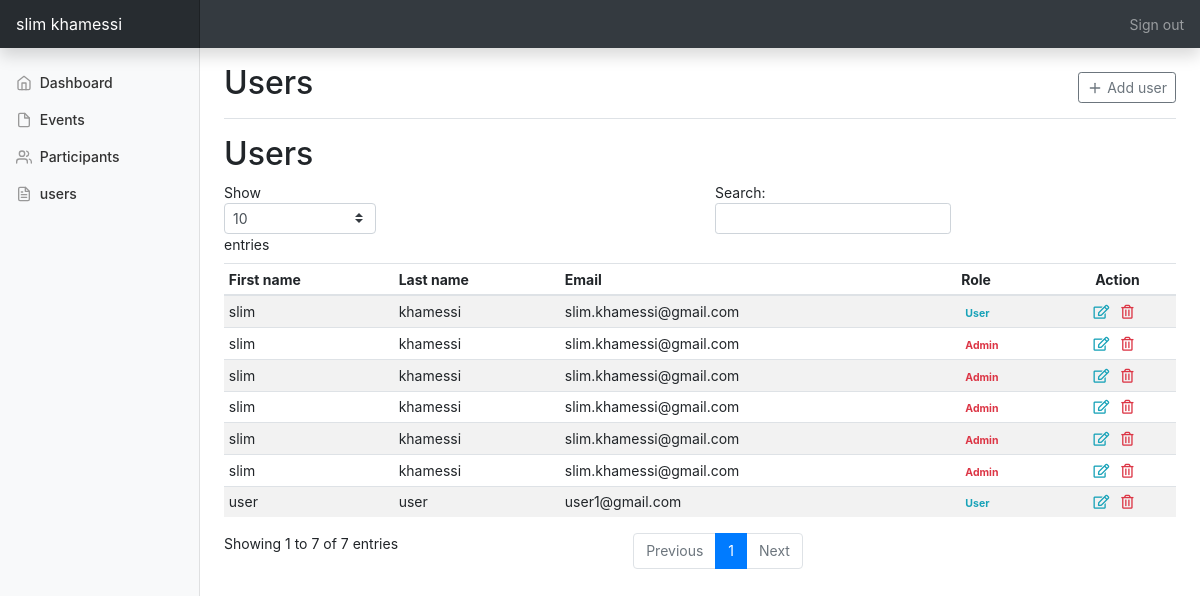
/users.php (signed in), run on the app's committed database.
### tables this page shows
CREATE TABLE IF NOT EXISTS `usres` (
  `id` int NOT NULL AUTO_INCREMENT,
  `first_name` varchar(40) NOT NULL,
  `last_name` varchar(40) NOT NULL,
  `role` int NOT NULL,
  `email` varchar(100) NOT NULL,
  `password` varchar(150) NOT NULL,
  `type` int NOT NULL,
  `image` varchar(250) DEFAULT NULL,
  PRIMARY KEY (`id`)
);

### users.php (the view, shortened to what this page needs)
<?php
include 'db.php';
include 'functions.php';
$page = 'users';
$users = $db->query("select * from usres order by id DESC");
?>
<?php include 'header.php'?>
<main role="main" class="col-md-9 ml-sm-auto col-lg-10 px-md-4">
    <div class="d-flex justify-content-between flex-wrap flex-md-nowrap align-items-center pt-3 pb-2 mb-3 border-bottom">
        <h1 class="h2">Users</h1>
        <div class="btn-toolbar mb-2 mb-md-0">
            <a href="addUser.php" type="button" class="btn btn-sm btn-outline-secondary">
                <span data-feather="plus"></span>
                Add user
            </a>
        </div>
    </div>
    <h2>Users</h2>
    <div>
        <table class="table table-striped table-sm" id="events" width="100%" >
            <thead>
            <tr>
                <th>First name</th>
                <th>Last name</th>
                <th>Email</th>
                <th>Role</th>
                <th class="text-center">Action</th>
            </tr>
            </thead>
            <tbody>
            <?php while($row = $users->fetch_object()) { ?>
                <tr>
                    <td><?=$row->first_name?></td>
                    <td><?=$row->last_name?></td>
                    <td><?=$row->email?></td>
                    <td><?=get_role($row->role)?></td>
                    <td class="text-center">
                        <?php if($_SESSION['role']==1){ ?>
                            <a href="editUser.php?id=<?=$row->id?>"><i class="far fa-edit mr-2 text-info"></i></a>
                            <a href="?id=<?=$row->id?>" onclick="return confirm('Are you sure you want to delete this user?');"> <i class="far fa-trash-alt text-danger mr-2"></i></a>
                        <?php }?>
                    </td>
                </tr>
            <?php } ?>
            </tbody>
        </table>
    </div>
</main>
<?php include 'footer.php'?>

### header.php (shortened to what this page needs)
<!doctype html>
<html lang="en">
<head>
    <link href="https://getbootstrap.com/docs/4.6/dist/css/bootstrap.min.css" rel="stylesheet">
    <link rel="stylesheet" href="https://pro.fontawesome.com/releases/v5.10.0/css/all.css"/>
    <link href="assets/css/dashboard.css" rel="stylesheet">
</head>
<body>
<nav class="navbar navbar-dark sticky-top bg-dark flex-md-nowrap p-0 shadow">
    <a class="navbar-brand col-md-3 col-lg-2 mr-0 px-3" href="profile.php"><?php echo $_SESSION['username'] ?></a>
    <ul class="navbar-nav px-3">
        <li class="nav-item text-nowrap">
            <a class="nav-link" href="logout.php">Sign out</a>
        </li>
    </ul>
</nav>
<div class="container-fluid">
    <div class="row">
        <nav id="sidebarMenu" class="col-md-3 col-lg-2 d-md-block bg-light sidebar collapse">
            <div class="sidebar-sticky pt-3">
                <ul class="nav flex-column">
                    <li class="nav-item">
                        <a class="nav-link <?php if($page =='dashboard'){echo 'active';} ?>" href="dashboard.php">
                            <span data-feather="home"></span>
                            Dashboard <span class="sr-only">(current)</span>
                        </a>
                    </li>
                    <li class="nav-item <?php if($page =='events'){echo 'active';} ?>">
                        <a class="nav-link" href="dashboard.php">
                            <span data-feather="file"></span>
                            Events
                        </a>
                    </li>
                    <li class="nav-item <?php if($page =='participants'){echo 'active';} ?>"">
                        <a class="nav-link " href="participants.php">
                            <span data-feather="users"></span>
                            Participants
                        </a>
                    </li>
                </ul>
                <ul class="nav flex-column mb-2">
                    <li class="nav-item">
                        <a class="nav-link" href="users.php">
                            <span data-feather="file-text"></span>
                            users
                        </a>
                    </li>
                </ul>
            </div>
        </nav>

### functions.php (shortened to what this page needs)
<?php
function get_role($role){
        if($role==0){
            return  "<span class='badge text-info'>User</span>";
        }
        return "<span class='badge text-danger'>Admin</span>";
}

### footer.php (shortened to what this page needs)
</div>
</div>
</body>
</html>

### assets/css/dashboard.css (style rules this page uses)
body { font-size: .875rem; }
.feather { width: 16px; height: 16px; vertical-align: text-bottom; }
.sidebar { position: fixed; top: 0; bottom: 0; left: 0; z-index: 100; padding: 48px 0 0; box-shadow: inset -1px 0 0 rgba(0, 0, 0, .1); }
.sidebar-sticky { position: relative; top: 0; height: calc(100vh - 48px); padding-top: .5rem; overflow-x: hidden; overflow-y: auto; }
.sidebar .nav-link { font-weight: 500; color: #333; }
.sidebar .nav-link .feather { margin-right: 4px; color: #999; }
.navbar-brand { padding-top: .75rem; padding-bottom: .75rem; font-size: 1rem; background-color: rgba(0, 0, 0, .25); box-shadow: inset -1px 0 0 rgba(0, 0, 0, .25); }

### data on the page
usres: first_name "slim", last_name "khamessi", email "slim.khamessi@gmail.com", role "User"
usres: first_name "slim", last_name "khamessi", email "slim.khamessi@gmail.com"
usres: first_name "slim", last_name "khamessi", email "slim.khamessi@gmail.com"
usres: first_name "slim", last_name "khamessi", email "slim.khamessi@gmail.com"
usres: first_name "slim", last_name "khamessi", email "slim.khamessi@gmail.com"
usres: first_name "user", last_name "user", email "user1@gmail.com", role "User"
usres: first_name "slim", last_name "khamessi", email "slim.khamessi@gmail.com"

### other printed values
$_SESSION['username'] "slim khamessi"
